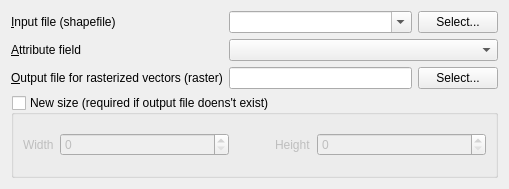
<?xml version="1.0" encoding="UTF-8"?>
<ui version="4.0">
 <class>GdalToolsWidget</class>
 <widget class="QWidget" name="GdalToolsWidget">
  <property name="geometry">
   <rect>
    <x>0</x>
    <y>0</y>
    <width>509</width>
    <height>189</height>
   </rect>
  </property>
  <property name="sizePolicy">
   <sizepolicy hsizetype="Expanding" vsizetype="Preferred">
    <horstretch>0</horstretch>
    <verstretch>0</verstretch>
   </sizepolicy>
  </property>
  <property name="windowTitle">
   <string>Rasterize (Vector to raster)</string>
  </property>
  <layout class="QVBoxLayout" name="verticalLayout">
   <item>
    <layout class="QGridLayout" name="gridLayout_2">
     <item row="0" column="0">
      <widget class="QLabel" name="label">
       <property name="text">
        <string>&amp;Input file (shapefile)</string>
       </property>
       <property name="buddy">
        <cstring>selectInputFileButton</cstring>
       </property>
      </widget>
     </item>
     <item row="0" column="1">
      <layout class="QHBoxLayout" name="horizontalLayout_3">
       <item>
        <widget class="QComboBox" name="inputLayerCombo">
         <property name="sizePolicy">
          <sizepolicy hsizetype="Expanding" vsizetype="Fixed">
           <horstretch>0</horstretch>
           <verstretch>0</verstretch>
          </sizepolicy>
         </property>
         <property name="editable">
          <bool>true</bool>
         </property>
         <property name="insertPolicy">
          <enum>QComboBox::NoInsert</enum>
         </property>
        </widget>
       </item>
       <item>
        <widget class="QPushButton" name="selectInputFileButton">
         <property name="text">
          <string>Select...</string>
         </property>
        </widget>
       </item>
      </layout>
     </item>
     <item row="1" column="0">
      <widget class="QLabel" name="label_3">
       <property name="text">
        <string>&amp;Attribute field</string>
       </property>
       <property name="buddy">
        <cstring>attributeComboBox</cstring>
       </property>
      </widget>
     </item>
     <item row="1" column="1">
      <widget class="QComboBox" name="attributeComboBox">
       <property name="sizePolicy">
        <sizepolicy hsizetype="Expanding" vsizetype="Fixed">
         <horstretch>0</horstretch>
         <verstretch>0</verstretch>
        </sizepolicy>
       </property>
      </widget>
     </item>
     <item row="2" column="0">
      <widget class="QLabel" name="label_2">
       <property name="text">
        <string>&amp;Output file for rasterized vectors (raster)</string>
       </property>
       <property name="buddy">
        <cstring>selectOutputFileButton</cstring>
       </property>
      </widget>
     </item>
     <item row="2" column="1">
      <layout class="QHBoxLayout" name="horizontalLayout_2">
       <item>
        <widget class="QLineEdit" name="outputFileEdit">
         <property name="minimumSize">
          <size>
           <width>100</width>
           <height>0</height>
          </size>
         </property>
        </widget>
       </item>
       <item>
        <widget class="QPushButton" name="selectOutputFileButton">
         <property name="text">
          <string>Select...</string>
         </property>
        </widget>
       </item>
      </layout>
     </item>
    </layout>
   </item>
   <item>
    <widget class="QGroupBox" name="resizeGroupBox">
     <property name="title">
      <string>New size (required if output file doens't exist)</string>
     </property>
     <property name="checkable">
      <bool>true</bool>
     </property>
     <property name="checked">
      <bool>false</bool>
     </property>
     <layout class="QGridLayout" name="gridLayout_7">
      <item row="0" column="0">
       <widget class="QLabel" name="label_11">
        <property name="sizePolicy">
         <sizepolicy hsizetype="Fixed" vsizetype="Preferred">
          <horstretch>0</horstretch>
          <verstretch>0</verstretch>
         </sizepolicy>
        </property>
        <property name="text">
         <string>Width</string>
        </property>
       </widget>
      </item>
      <item row="0" column="1">
       <widget class="QSpinBox" name="widthSpin">
        <property name="maximum">
         <number>999999</number>
        </property>
       </widget>
      </item>
      <item row="0" column="2">
       <widget class="QLabel" name="label_12">
        <property name="sizePolicy">
         <sizepolicy hsizetype="Fixed" vsizetype="Preferred">
          <horstretch>0</horstretch>
          <verstretch>0</verstretch>
         </sizepolicy>
        </property>
        <property name="text">
         <string>Height</string>
        </property>
        <property name="indent">
         <number>40</number>
        </property>
       </widget>
      </item>
      <item row="0" column="3">
       <widget class="QSpinBox" name="heightSpin">
        <property name="maximum">
         <number>999999</number>
        </property>
       </widget>
      </item>
     </layout>
    </widget>
   </item>
  </layout>
 </widget>
 <resources/>
 <connections/>
</ui>
